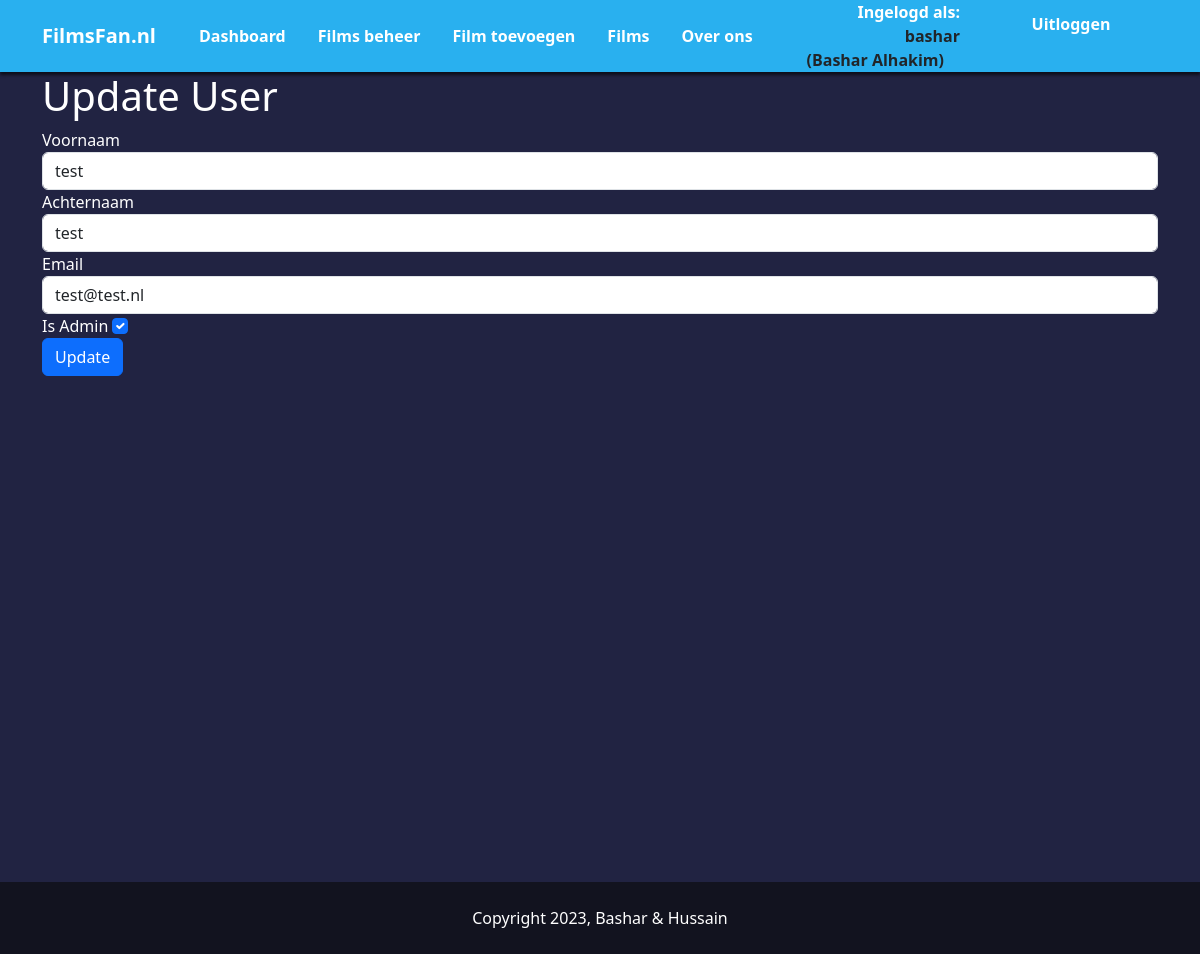
The app's page /user/users/update/1 (signed in) with its own data.
### flaskMovies/models.py (models this page shows, shortened)
class User(db.Model, UserMixin):
    __tablename__ = 'users'
    id = db.Column(db.Integer, primary_key = True)
    firstname = db.Column(db.String(64))
    lastname = db.Column(db.String(64))
    email = db.Column(db.String(64), unique=True, index=True)
    username = db.Column(db.String(64), unique=True, index=True)
    is_admin = db.Column(db.Boolean, default=False)
    password_hash = db.Column(db.String(128))

### flaskMovies/user/views.py (the view)
@user_blueprint.route('/users/update/<int:user_id>', methods=['GET', 'POST'])
@login_required
@admin_required
def update_user(user_id):
    user = User.query.get(user_id)
    form = UpdateUserForm(obj=user)
    if form.validate_on_submit():
        form.populate_obj(user)
        db.session.commit()
        flash('User updated successfully', 'success')
        return redirect(url_for('user.dashboard'))
    return render_template('update_user.html', form=form)

### flaskMovies/user/forms.py
class UpdateUserForm(FlaskForm):
    firstname = StringField('Voornaam', validators=[DataRequired()])
    lastname = StringField('Achternaam', validators=[DataRequired()])
    email = StringField('Email', validators=[DataRequired(), Email()])
    is_admin = BooleanField('Is Admin')
    submit = SubmitField('Bijwerken')

### flaskMovies/models.py (called while the page is built)
@login_manager.user_loader
def load_user(user_id):
    return User.query.get(user_id)

### flaskMovies/user/views.py (called while the page is built)
def admin_required(func):
    @wraps(func)
    def decorated_view(*args, **kwargs):
        if not current_user.is_admin:
            return redirect('/')
        return func(*args, **kwargs)
    return decorated_view

### flaskMovies/user/templates/update_user.html (shortened to what this page needs)
{% extends "base.html" %}
{% block contents %}
    <h1>Update User</h1>
    <form method="post">
        <div class="form-group">
            {{ form.firstname.label(class="form-control-label") }}
            {{ form.firstname(class="form-control") }}
        </div>
        <div class="form-group">
            {{ form.lastname.label(class="form-control-label") }}
            {{ form.lastname(class="form-control") }}
        </div>
        <div class="form-group">
            {{ form.email.label(class="form-control-label") }}
            {{ form.email(class="form-control") }}
        </div>
        <div class="form-group">
            {{ form.is_admin.label(class="form-check-label") }}
            {{ form.is_admin(class="form-check-input") }}
        </div>
        <button type="submit" class="btn btn-primary">Update</button>
    </form>
{% endblock %}

### flaskMovies/templates/NavBar.html (shortened to what this page needs)
<nav class="navbar navbar-expand-lg navbar-bg py-0">
  <div class="container">
      <div class="col-1"><a class="navbar-brand fw-bold text-white" href="/">FilmsFan.nl</a></div>
      <div class="collapse navbar-collapse col-7 ps-5" id="navbarNavAltMarkup">
        <div class="navbar-nav">
          {% if current_user.is_admin %}
          <a class="nav-link fw-bold text-white p-3" href="{{ url_for('user.dashboard') }}">Dashboard</a>
          <a class="nav-link fw-bold text-white p-3" href="{{ url_for('user.film_manager') }}">Films beheer</a>
          <a class="nav-link fw-bold text-white p-3" href="{{ url_for('user.addfilm') }}">Film toevoegen</a>
          {% endif %}
          <a class="nav-link fw-bold text-white p-3" href="/films">Films</a>
          <a class="nav-link fw-bold text-white p-3" href="/about">Over ons</a>
        </div>
      </div>
      <div class="col-4 text-end">
        {% if current_user.is_authenticated %}
        <div class="row">
          <div class="col"><span class="fw-bold text-white px-3 py-2 d-inline">Ingelogd als:  <span class="text-dark  py-1">{{ session.username }}<br> ({{ session.firstname }} {{ session.lastname }})</span></span></div>
          <div class="col py-1"><a class="nav-link fw-bold text-white text-center py-2 just rounded-pill nav-btns " href="{{ url_for('user.logout') }}">Uitloggen</a></div>
        </div>
        {% else %}
        <a class="nav-link fw-bold text-white px-3 py-2 rounded-pill nav-btns d-inline me-3" href="{{ url_for('user.login') }}">Inloggen</a>
        <a class="nav-link fw-bold text-white px-3 py-2 rounded-pill nav-btns d-inline" href="{{ url_for('user.register') }}">Registreren</a>
        {% endif %}
    </div>
  </div>
</nav>

### flaskMovies/static/css/main.css (style rules this page uses)
body { background-color: #212342!important; color: #fff!important; }
.navbar-bg { background-color: #29b0ef; box-shadow: 0 3px 3px #0000009e; position: fixed; width: 100%; z-index: 9999; top: 0; }
.nav-btns { background-color: #343a40; }

### records on screen
User: lastname "Alhakim"
User: firstname "test", lastname "test", email "test@test.nl", is_admin "☑"

### other values on screen
{{ session.username }} "bashar"
{{ session.firstname }} "Bashar"
